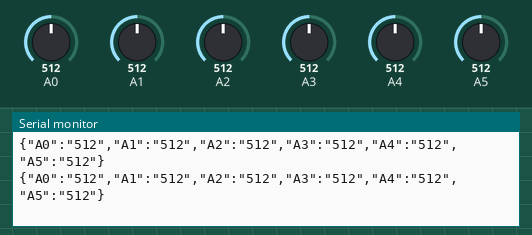
Simulated run of this sketch. Board: Arduino Uno, built with avr-gcc and run on an emulated ATmega328P. Shown: the last lines printed to the serial monitor. Inputs (shaded band) come from the test bench; at power-on: A0 = 512, A1 = 512, A2 = 512, A3 = 512, A4 = 512, A5 = 512.

Above: at 1.2 s.
1.3 s: A0 set to 108
At 2.4 s:
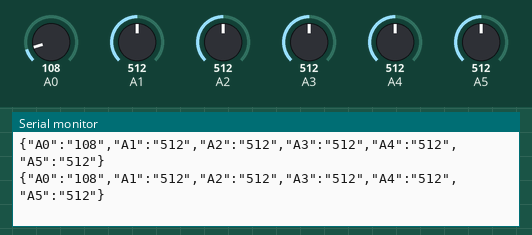
4.3 s: A0 set to 89
At 5.1 s:
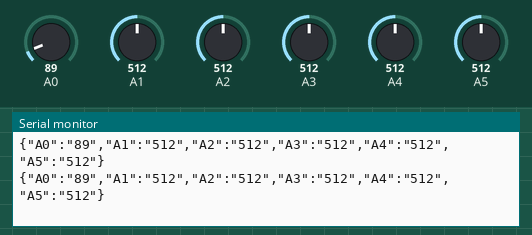
7.3 s: A1 set to 111
At 8.4 s:
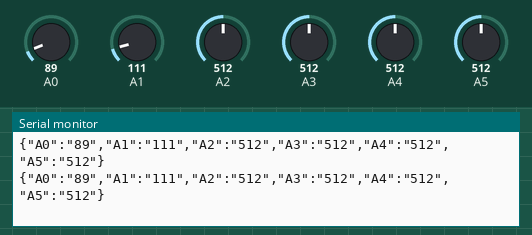
8.8 s: A1 set to 95
At 9.9 s:
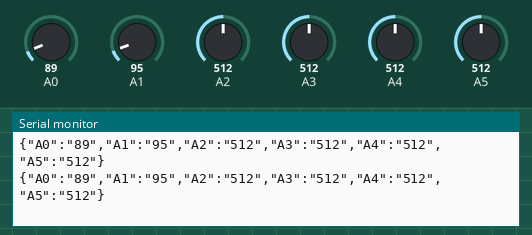
Timing chart, 0 to 11.8 s (numbered marks = the images above; inputs shaded):
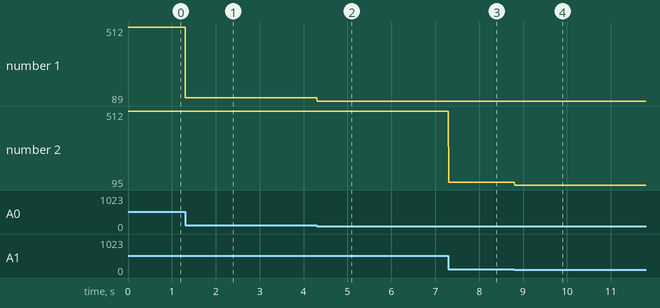

The sketch:

arduinosketch.ino
```cpp
void setup()
{
  //pinMode(10, OUTPUT);
  Serial.begin(115200);
}

int a0 = 0;
int a1 = 0;
int a2 = 0;
int a3 = 0;
int a4 = 0;
int a5 = 0;

void loop()
{
  a0 = analogRead(A0);
  a1 = analogRead(A1);
  a2 = analogRead(A2);
  a3 = analogRead(A3);
  a4 = analogRead(A4);
  a5 = analogRead(A5);

  String jsonString = "";
  jsonString += "{";
  jsonString += "\"A0\":\"";
  jsonString += a0;
  jsonString += "\",";
  jsonString += "\"A1\":\"";
  jsonString += a1;
  jsonString += "\",";
  jsonString += "\"A2\":\"";
  jsonString += a2;
  jsonString += "\",";
  jsonString += "\"A3\":\"";
  jsonString += a3;
  jsonString += "\",";
  jsonString += "\"A4\":\"";
  jsonString += a4;
  jsonString += "\",";
  jsonString += "\"A5\":\"";
  jsonString += a5;
  jsonString += "\"}";
  Serial.println(jsonString);
}
```

Measured:
- after the input at 1.3 s, the serial monitor: prints a new line at once (image 1)
- after the input at 4.3 s, the serial monitor: prints a new line at once (image 2)
- after the input at 7.3 s, the serial monitor: prints a new line at once (image 3)
- after the input at 8.8 s, the serial monitor: prints a new line at once (image 4)
- plotted number 1: 512 → 108 after the input at 1.3 s, 108 → 89 after the input at 4.3 s
- plotted number 2: 512 → 111 after the input at 7.3 s, 111 → 95 after the input at 8.8 s
